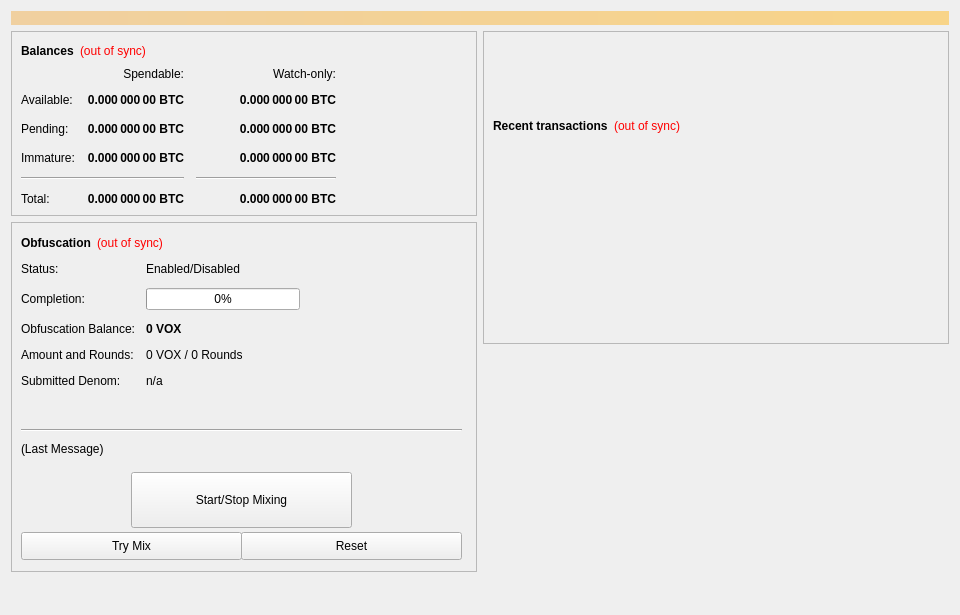
<?xml version="1.0" encoding="UTF-8"?>
<ui version="4.0">
 <class>OverviewPage</class>
 <widget class="QWidget" name="OverviewPage">
  <property name="geometry">
   <rect>
    <x>0</x>
    <y>0</y>
    <width>960</width>
    <height>615</height>
   </rect>
  </property>
  <property name="minimumSize">
   <size>
    <width>960</width>
    <height>0</height>
   </size>
  </property>
  <property name="windowTitle">
   <string>Form</string>
  </property>
  <layout class="QVBoxLayout" name="topLayout">
   <item>
    <widget class="QLabel" name="labelAlerts">
     <property name="visible">
      <bool>false</bool>
     </property>
     <property name="styleSheet">
      <string notr="true">background-color: qlineargradient(x1: 0, y1: 0, x2: 1, y2: 0, stop:0 #F0D0A0, stop:1 #F8D488); color:#000000;</string>
     </property>
     <property name="wordWrap">
      <bool>true</bool>
     </property>
     <property name="margin">
      <number>3</number>
     </property>
    </widget>
   </item>
   <item>
    <layout class="QHBoxLayout" name="horizontalLayout" stretch="1,1">
     <item>
      <layout class="QVBoxLayout" name="verticalLayout_2">
       <item>
        <widget class="QFrame" name="frame">
         <property name="frameShape">
          <enum>QFrame::StyledPanel</enum>
         </property>
         <property name="frameShadow">
          <enum>QFrame::Raised</enum>
         </property>
         <layout class="QVBoxLayout" name="verticalLayout_4">
          <item>
           <layout class="QHBoxLayout" name="horizontalLayout_4">
            <item>
             <widget class="QLabel" name="label_5">
              <property name="font">
               <font>
                <weight>75</weight>
                <bold>true</bold>
               </font>
              </property>
              <property name="text">
               <string>Balances</string>
              </property>
             </widget>
            </item>
            <item>
             <widget class="QLabel" name="labelWalletStatus">
              <property name="cursor">
               <cursorShape>WhatsThisCursor</cursorShape>
              </property>
              <property name="toolTip">
               <string>The displayed information may be out of date. Your wallet automatically synchronizes with the Volix network after a connection is established, but this process has not completed yet.</string>
              </property>
              <property name="styleSheet">
               <string notr="true">QLabel { color: red; }</string>
              </property>
              <property name="text">
               <string notr="true">(out of sync)</string>
              </property>
              <property name="alignment">
               <set>Qt::AlignLeading|Qt::AlignLeft|Qt::AlignVCenter</set>
              </property>
             </widget>
            </item>
            <item>
             <spacer name="horizontalSpacer_3">
              <property name="orientation">
               <enum>Qt::Horizontal</enum>
              </property>
              <property name="sizeHint" stdset="0">
               <size>
                <width>40</width>
                <height>20</height>
               </size>
              </property>
             </spacer>
            </item>
           </layout>
          </item>
          <item>
           <layout class="QGridLayout" name="gridLayout">
            <property name="spacing">
             <number>12</number>
            </property>
            <item row="2" column="2">
             <widget class="QLabel" name="labelWatchPending">
              <property name="font">
               <font>
                <weight>75</weight>
                <bold>true</bold>
               </font>
              </property>
              <property name="cursor">
               <cursorShape>IBeamCursor</cursorShape>
              </property>
              <property name="toolTip">
               <string>Unconfirmed transactions to watch-only addresses</string>
              </property>
              <property name="text">
               <string notr="true">0.000 000 00 BTC</string>
              </property>
              <property name="alignment">
               <set>Qt::AlignRight|Qt::AlignTrailing|Qt::AlignVCenter</set>
              </property>
              <property name="textInteractionFlags">
               <set>Qt::LinksAccessibleByMouse|Qt::TextSelectableByKeyboard|Qt::TextSelectableByMouse</set>
              </property>
             </widget>
            </item>
            <item row="2" column="1">
             <widget class="QLabel" name="labelUnconfirmed">
              <property name="font">
               <font>
                <weight>75</weight>
                <bold>true</bold>
               </font>
              </property>
              <property name="cursor">
               <cursorShape>IBeamCursor</cursorShape>
              </property>
              <property name="toolTip">
               <string>Total of transactions that have yet to be confirmed, and do not yet count toward the spendable balance</string>
              </property>
              <property name="text">
               <string notr="true">0.000 000 00 BTC</string>
              </property>
              <property name="alignment">
               <set>Qt::AlignRight|Qt::AlignTrailing|Qt::AlignVCenter</set>
              </property>
              <property name="textInteractionFlags">
               <set>Qt::LinksAccessibleByMouse|Qt::TextSelectableByKeyboard|Qt::TextSelectableByMouse</set>
              </property>
             </widget>
            </item>
            <item row="3" column="2">
             <widget class="QLabel" name="labelWatchImmature">
              <property name="font">
               <font>
                <weight>75</weight>
                <bold>true</bold>
               </font>
              </property>
              <property name="cursor">
               <cursorShape>IBeamCursor</cursorShape>
              </property>
              <property name="toolTip">
               <string>Staked or masternode rewards in watch-only addresses that has not yet matured</string>
              </property>
              <property name="text">
               <string notr="true">0.000 000 00 BTC</string>
              </property>
              <property name="alignment">
               <set>Qt::AlignRight|Qt::AlignTrailing|Qt::AlignVCenter</set>
              </property>
              <property name="textInteractionFlags">
               <set>Qt::LinksAccessibleByMouse|Qt::TextSelectableByKeyboard|Qt::TextSelectableByMouse</set>
              </property>
             </widget>
            </item>
            <item row="4" column="0" colspan="2">
             <widget class="Line" name="lineSpendableBalance">
              <property name="orientation">
               <enum>Qt::Horizontal</enum>
              </property>
             </widget>
            </item>
            <item row="4" column="2">
             <widget class="Line" name="lineWatchBalance">
              <property name="sizePolicy">
               <sizepolicy hsizetype="Preferred" vsizetype="Fixed">
                <horstretch>0</horstretch>
                <verstretch>0</verstretch>
               </sizepolicy>
              </property>
              <property name="minimumSize">
               <size>
                <width>140</width>
                <height>0</height>
               </size>
              </property>
              <property name="orientation">
               <enum>Qt::Horizontal</enum>
              </property>
             </widget>
            </item>
            <item row="5" column="0">
             <widget class="QLabel" name="labelTotalText">
              <property name="text">
               <string>Total:</string>
              </property>
             </widget>
            </item>
            <item row="3" column="1">
             <widget class="QLabel" name="labelImmature">
              <property name="font">
               <font>
                <weight>75</weight>
                <bold>true</bold>
               </font>
              </property>
              <property name="cursor">
               <cursorShape>IBeamCursor</cursorShape>
              </property>
              <property name="toolTip">
               <string>Staked or masternode rewards that has not yet matured</string>
              </property>
              <property name="text">
               <string notr="true">0.000 000 00 BTC</string>
              </property>
              <property name="alignment">
               <set>Qt::AlignRight|Qt::AlignTrailing|Qt::AlignVCenter</set>
              </property>
              <property name="textInteractionFlags">
               <set>Qt::LinksAccessibleByMouse|Qt::TextSelectableByKeyboard|Qt::TextSelectableByMouse</set>
              </property>
             </widget>
            </item>
            <item row="2" column="3">
             <spacer name="horizontalSpacer_2">
              <property name="orientation">
               <enum>Qt::Horizontal</enum>
              </property>
              <property name="sizeHint" stdset="0">
               <size>
                <width>40</width>
                <height>20</height>
               </size>
              </property>
             </spacer>
            </item>
            <item row="3" column="0">
             <widget class="QLabel" name="labelImmatureText">
              <property name="text">
               <string>Immature:</string>
              </property>
             </widget>
            </item>
            <item row="5" column="1">
             <widget class="QLabel" name="labelTotal">
              <property name="font">
               <font>
                <weight>75</weight>
                <bold>true</bold>
               </font>
              </property>
              <property name="cursor">
               <cursorShape>IBeamCursor</cursorShape>
              </property>
              <property name="toolTip">
               <string>Your current total balance</string>
              </property>
              <property name="text">
               <string notr="true">0.000 000 00 BTC</string>
              </property>
              <property name="alignment">
               <set>Qt::AlignRight|Qt::AlignTrailing|Qt::AlignVCenter</set>
              </property>
              <property name="textInteractionFlags">
               <set>Qt::LinksAccessibleByMouse|Qt::TextSelectableByKeyboard|Qt::TextSelectableByMouse</set>
              </property>
             </widget>
            </item>
            <item row="5" column="2">
             <widget class="QLabel" name="labelWatchTotal">
              <property name="font">
               <font>
                <weight>75</weight>
                <bold>true</bold>
               </font>
              </property>
              <property name="cursor">
               <cursorShape>IBeamCursor</cursorShape>
              </property>
              <property name="toolTip">
               <string>Current total balance in watch-only addresses</string>
              </property>
              <property name="text">
               <string notr="true">0.000 000 00 BTC</string>
              </property>
              <property name="alignment">
               <set>Qt::AlignRight|Qt::AlignTrailing|Qt::AlignVCenter</set>
              </property>
              <property name="textInteractionFlags">
               <set>Qt::LinksAccessibleByMouse|Qt::TextSelectableByKeyboard|Qt::TextSelectableByMouse</set>
              </property>
             </widget>
            </item>
            <item row="0" column="2">
             <widget class="QLabel" name="labelWatchonly">
              <property name="text">
               <string>Watch-only:</string>
              </property>
              <property name="alignment">
               <set>Qt::AlignRight|Qt::AlignTrailing|Qt::AlignVCenter</set>
              </property>
             </widget>
            </item>
            <item row="1" column="0">
             <widget class="QLabel" name="labelBalanceText">
              <property name="text">
               <string>Available:</string>
              </property>
             </widget>
            </item>
            <item row="1" column="1">
             <widget class="QLabel" name="labelBalance">
              <property name="font">
               <font>
                <weight>75</weight>
                <bold>true</bold>
               </font>
              </property>
              <property name="cursor">
               <cursorShape>IBeamCursor</cursorShape>
              </property>
              <property name="toolTip">
               <string>Your current spendable balance</string>
              </property>
              <property name="text">
               <string notr="true">0.000 000 00 BTC</string>
              </property>
              <property name="alignment">
               <set>Qt::AlignRight|Qt::AlignTrailing|Qt::AlignVCenter</set>
              </property>
              <property name="textInteractionFlags">
               <set>Qt::LinksAccessibleByMouse|Qt::TextSelectableByKeyboard|Qt::TextSelectableByMouse</set>
              </property>
             </widget>
            </item>
            <item row="1" column="2">
             <widget class="QLabel" name="labelWatchAvailable">
              <property name="font">
               <font>
                <weight>75</weight>
                <bold>true</bold>
               </font>
              </property>
              <property name="cursor">
               <cursorShape>IBeamCursor</cursorShape>
              </property>
              <property name="toolTip">
               <string>Your current balance in watch-only addresses</string>
              </property>
              <property name="text">
               <string notr="true">0.000 000 00 BTC</string>
              </property>
              <property name="alignment">
               <set>Qt::AlignRight|Qt::AlignTrailing|Qt::AlignVCenter</set>
              </property>
              <property name="textInteractionFlags">
               <set>Qt::LinksAccessibleByMouse|Qt::TextSelectableByKeyboard|Qt::TextSelectableByMouse</set>
              </property>
             </widget>
            </item>
            <item row="2" column="0">
             <widget class="QLabel" name="labelPendingText">
              <property name="text">
               <string>Pending:</string>
              </property>
             </widget>
            </item>
            <item row="0" column="1">
             <widget class="QLabel" name="labelSpendable">
              <property name="text">
               <string>Spendable:</string>
              </property>
              <property name="alignment">
               <set>Qt::AlignRight|Qt::AlignTrailing|Qt::AlignVCenter</set>
              </property>
             </widget>
            </item>
           </layout>
          </item>
         </layout>
        </widget>
       </item>
       <item>
        <widget class="QFrame" name="frameObfuscation">
         <property name="minimumSize">
          <size>
           <width>0</width>
           <height>350</height>
          </size>
         </property>
         <property name="layoutDirection">
          <enum>Qt::LeftToRight</enum>
         </property>
         <property name="frameShape">
          <enum>QFrame::StyledPanel</enum>
         </property>
         <property name="frameShadow">
          <enum>QFrame::Raised</enum>
         </property>
         <widget class="QWidget" name="formLayoutWidget">
          <property name="geometry">
           <rect>
            <x>10</x>
            <y>40</y>
            <width>451</width>
            <height>161</height>
           </rect>
          </property>
          <layout class="QFormLayout" name="formLayout">
           <property name="fieldGrowthPolicy">
            <enum>QFormLayout::AllNonFixedFieldsGrow</enum>
           </property>
           <property name="horizontalSpacing">
            <number>11</number>
           </property>
           <property name="verticalSpacing">
            <number>12</number>
           </property>
           <item row="0" column="0">
            <widget class="QLabel" name="label_6">
             <property name="text">
              <string>Status:</string>
             </property>
            </widget>
           </item>
           <item row="1" column="0">
            <widget class="QLabel" name="label_7">
             <property name="text">
              <string>Completion:</string>
             </property>
            </widget>
           </item>
           <item row="1" column="1">
            <widget class="QProgressBar" name="obfuscationProgress">
             <property name="maximumSize">
              <size>
               <width>154</width>
               <height>16777215</height>
              </size>
             </property>
             <property name="value">
              <number>0</number>
             </property>
            </widget>
           </item>
           <item row="2" column="0">
            <widget class="QLabel" name="labelAnonymizedText">
             <property name="text">
              <string>Obfuscation Balance:</string>
             </property>
            </widget>
           </item>
           <item row="2" column="1">
            <widget class="QLabel" name="labelAnonymized">
             <property name="font">
              <font>
               <weight>75</weight>
               <bold>true</bold>
              </font>
             </property>
             <property name="text">
              <string notr="true">0 VOX</string>
             </property>
            </widget>
           </item>
           <item row="3" column="0">
            <widget class="QLabel" name="label_8">
             <property name="text">
              <string>Amount and Rounds:</string>
             </property>
            </widget>
           </item>
           <item row="3" column="1">
            <widget class="QLabel" name="labelAmountRounds">
             <property name="text">
              <string>0 VOX / 0 Rounds</string>
             </property>
            </widget>
           </item>
           <item row="4" column="0">
            <widget class="QLabel" name="label_9">
             <property name="text">
              <string>Submitted Denom:</string>
             </property>
            </widget>
           </item>
           <item row="4" column="1">
            <widget class="QLabel" name="labelSubmittedDenom">
             <property name="toolTip">
              <string>The denominations you submitted to the Masternode.&lt;br&gt;To mix, other users must submit the exact same denominations.</string>
             </property>
             <property name="text">
              <string>n/a</string>
             </property>
            </widget>
           </item>
           <item row="0" column="1">
            <widget class="QLabel" name="obfuscationEnabled">
             <property name="text">
              <string>Enabled/Disabled</string>
             </property>
            </widget>
           </item>
          </layout>
         </widget>
         <widget class="QPushButton" name="runAutoDenom">
          <property name="geometry">
           <rect>
            <x>251</x>
            <y>17</y>
            <width>1</width>
            <height>1</height>
           </rect>
          </property>
          <property name="palette">
           <palette>
            <active>
             <colorrole role="WindowText">
              <brush brushstyle="SolidPattern">
               <color alpha="255">
                <red>0</red>
                <green>0</green>
                <blue>0</blue>
               </color>
              </brush>
             </colorrole>
             <colorrole role="Button">
              <brush brushstyle="SolidPattern">
               <color alpha="255">
                <red>239</red>
                <green>238</green>
                <blue>238</blue>
               </color>
              </brush>
             </colorrole>
             <colorrole role="Light">
              <brush brushstyle="SolidPattern">
               <color alpha="255">
                <red>255</red>
                <green>255</green>
                <blue>255</blue>
               </color>
              </brush>
             </colorrole>
             <colorrole role="Midlight">
              <brush brushstyle="SolidPattern">
               <color alpha="255">
                <red>247</red>
                <green>246</green>
                <blue>246</blue>
               </color>
              </brush>
             </colorrole>
             <colorrole role="Dark">
              <brush brushstyle="SolidPattern">
               <color alpha="255">
                <red>119</red>
                <green>119</green>
                <blue>119</blue>
               </color>
              </brush>
             </colorrole>
             <colorrole role="Mid">
              <brush brushstyle="SolidPattern">
               <color alpha="255">
                <red>159</red>
                <green>159</green>
                <blue>159</blue>
               </color>
              </brush>
             </colorrole>
             <colorrole role="Text">
              <brush brushstyle="SolidPattern">
               <color alpha="255">
                <red>0</red>
                <green>0</green>
                <blue>0</blue>
               </color>
              </brush>
             </colorrole>
             <colorrole role="BrightText">
              <brush brushstyle="SolidPattern">
               <color alpha="255">
                <red>255</red>
                <green>255</green>
                <blue>255</blue>
               </color>
              </brush>
             </colorrole>
             <colorrole role="ButtonText">
              <brush brushstyle="SolidPattern">
               <color alpha="255">
                <red>0</red>
                <green>0</green>
                <blue>0</blue>
               </color>
              </brush>
             </colorrole>
             <colorrole role="Base">
              <brush brushstyle="SolidPattern">
               <color alpha="255">
                <red>255</red>
                <green>255</green>
                <blue>255</blue>
               </color>
              </brush>
             </colorrole>
             <colorrole role="Window">
              <brush brushstyle="SolidPattern">
               <color alpha="255">
                <red>239</red>
                <green>238</green>
                <blue>238</blue>
               </color>
              </brush>
             </colorrole>
             <colorrole role="Shadow">
              <brush brushstyle="SolidPattern">
               <color alpha="255">
                <red>0</red>
                <green>0</green>
                <blue>0</blue>
               </color>
              </brush>
             </colorrole>
             <colorrole role="AlternateBase">
              <brush brushstyle="SolidPattern">
               <color alpha="255">
                <red>247</red>
                <green>246</green>
                <blue>246</blue>
               </color>
              </brush>
             </colorrole>
             <colorrole role="ToolTipBase">
              <brush brushstyle="SolidPattern">
               <color alpha="255">
                <red>255</red>
                <green>255</green>
                <blue>220</blue>
               </color>
              </brush>
             </colorrole>
             <colorrole role="ToolTipText">
              <brush brushstyle="SolidPattern">
               <color alpha="255">
                <red>0</red>
                <green>0</green>
                <blue>0</blue>
               </color>
              </brush>
             </colorrole>
            </active>
            <inactive>
             <colorrole role="WindowText">
              <brush brushstyle="SolidPattern">
               <color alpha="255">
                <red>0</red>
                <green>0</green>
                <blue>0</blue>
               </color>
              </brush>
             </colorrole>
             <colorrole role="Button">
              <brush brushstyle="SolidPattern">
               <color alpha="255">
                <red>239</red>
                <green>238</green>
                <blue>238</blue>
               </color>
              </brush>
             </colorrole>
             <colorrole role="Light">
              <brush brushstyle="SolidPattern">
               <color alpha="255">
                <red>255</red>
                <green>255</green>
                <blue>255</blue>
               </color>
              </brush>
             </colorrole>
             <colorrole role="Midlight">
              <brush brushstyle="SolidPattern">
               <color alpha="255">
                <red>247</red>
                <green>246</green>
                <blue>246</blue>
               </color>
              </brush>
             </colorrole>
             <colorrole role="Dark">
              <brush brushstyle="SolidPattern">
               <color alpha="255">
                <red>119</red>
                <green>119</green>
                <blue>119</blue>
               </color>
              </brush>
             </colorrole>
             <colorrole role="Mid">
              <brush brushstyle="SolidPattern">
               <color alpha="255">
                <red>159</red>
                <green>159</green>
                <blue>159</blue>
               </color>
              </brush>
             </colorrole>
             <colorrole role="Text">
              <brush brushstyle="SolidPattern">
               <color alpha="255">
                <red>0</red>
                <green>0</green>
                <blue>0</blue>
               </color>
              </brush>
             </colorrole>
             <colorrole role="BrightText">
              <brush brushstyle="SolidPattern">
               <color alpha="255">
                <red>255</red>
                <green>255</green>
                <blue>255</blue>
               </color>
              </brush>
             </colorrole>
             <colorrole role="ButtonText">
              <brush brushstyle="SolidPattern">
               <color alpha="255">
                <red>0</red>
                <green>0</green>
                <blue>0</blue>
               </color>
              </brush>
             </colorrole>
             <colorrole role="Base">
              <brush brushstyle="SolidPattern">
               <color alpha="255">
                <red>255</red>
                <green>255</green>
                <blue>255</blue>
               </color>
              </brush>
             </colorrole>
             <colorrole role="Window">
              <brush brushstyle="SolidPattern">
               <color alpha="255">
                <red>239</red>
                <green>238</green>
                <blue>238</blue>
               </color>
              </brush>
             </colorrole>
             <colorrole role="Shadow">
              <brush brushstyle="SolidPattern">
               <color alpha="255">
                <red>0</red>
                <green>0</green>
                <blue>0</blue>
               </color>
              </brush>
             </colorrole>
             <colorrole role="AlternateBase">
              <brush brushstyle="SolidPattern">
               <color alpha="255">
                <red>247</red>
                <green>246</green>
                <blue>246</blue>
               </color>
              </brush>
             </colorrole>
             <colorrole role="ToolTipBase">
              <brush brushstyle="SolidPattern">
               <color alpha="255">
                <red>255</red>
                <green>255</green>
                <blue>220</blue>
               </color>
              </brush>
             </colorrole>
             <colorrole role="ToolTipText">
              <brush brushstyle="SolidPattern">
               <color alpha="255">
                <red>0</red>
                <green>0</green>
                <blue>0</blue>
               </color>
              </brush>
             </colorrole>
            </inactive>
            <disabled>
             <colorrole role="WindowText">
              <brush brushstyle="SolidPattern">
               <color alpha="255">
                <red>119</red>
                <green>119</green>
                <blue>119</blue>
               </color>
              </brush>
             </colorrole>
             <colorrole role="Button">
              <brush brushstyle="SolidPattern">
               <color alpha="255">
                <red>239</red>
                <green>238</green>
                <blue>238</blue>
               </color>
              </brush>
             </colorrole>
             <colorrole role="Light">
              <brush brushstyle="SolidPattern">
               <color alpha="255">
                <red>255</red>
                <green>255</green>
                <blue>255</blue>
               </color>
              </brush>
             </colorrole>
             <colorrole role="Midlight">
              <brush brushstyle="SolidPattern">
               <color alpha="255">
                <red>247</red>
                <green>246</green>
                <blue>246</blue>
               </color>
              </brush>
             </colorrole>
             <colorrole role="Dark">
              <brush brushstyle="SolidPattern">
               <color alpha="255">
                <red>119</red>
                <green>119</green>
                <blue>119</blue>
               </color>
              </brush>
             </colorrole>
             <colorrole role="Mid">
              <brush brushstyle="SolidPattern">
               <color alpha="255">
                <red>159</red>
                <green>159</green>
                <blue>159</blue>
               </color>
              </brush>
             </colorrole>
             <colorrole role="Text">
              <brush brushstyle="SolidPattern">
               <color alpha="255">
                <red>119</red>
                <green>119</green>
                <blue>119</blue>
               </color>
              </brush>
             </colorrole>
             <colorrole role="BrightText">
              <brush brushstyle="SolidPattern">
               <color alpha="255">
                <red>255</red>
                <green>255</green>
                <blue>255</blue>
               </color>
              </brush>
             </colorrole>
             <colorrole role="ButtonText">
              <brush brushstyle="SolidPattern">
               <color alpha="255">
                <red>119</red>
                <green>119</green>
                <blue>119</blue>
               </color>
              </brush>
             </colorrole>
             <colorrole role="Base">
              <brush brushstyle="SolidPattern">
               <color alpha="255">
                <red>239</red>
                <green>238</green>
                <blue>238</blue>
               </color>
              </brush>
             </colorrole>
             <colorrole role="Window">
              <brush brushstyle="SolidPattern">
               <color alpha="255">
                <red>239</red>
                <green>238</green>
                <blue>238</blue>
               </color>
              </brush>
             </colorrole>
             <colorrole role="Shadow">
              <brush brushstyle="SolidPattern">
               <color alpha="255">
                <red>0</red>
                <green>0</green>
                <blue>0</blue>
               </color>
              </brush>
             </colorrole>
             <colorrole role="AlternateBase">
              <brush brushstyle="SolidPattern">
               <color alpha="255">
                <red>239</red>
                <green>238</green>
                <blue>238</blue>
               </color>
              </brush>
             </colorrole>
             <colorrole role="ToolTipBase">
              <brush brushstyle="SolidPattern">
               <color alpha="255">
                <red>255</red>
                <green>255</green>
                <blue>220</blue>
               </color>
              </brush>
             </colorrole>
             <colorrole role="ToolTipText">
              <brush brushstyle="SolidPattern">
               <color alpha="255">
                <red>0</red>
                <green>0</green>
                <blue>0</blue>
               </color>
              </brush>
             </colorrole>
            </disabled>
           </palette>
          </property>
          <property name="focusPolicy">
           <enum>Qt::NoFocus</enum>
          </property>
          <property name="autoFillBackground">
           <bool>true</bool>
          </property>
          <property name="text">
           <string/>
          </property>
          <property name="flat">
           <bool>true</bool>
          </property>
         </widget>
         <widget class="QPushButton" name="toggleObfuscation">
          <property name="geometry">
           <rect>
            <x>120</x>
            <y>250</y>
            <width>221</width>
            <height>56</height>
           </rect>
          </property>
          <property name="sizePolicy">
           <sizepolicy hsizetype="MinimumExpanding" vsizetype="Fixed">
            <horstretch>0</horstretch>
            <verstretch>0</verstretch>
           </sizepolicy>
          </property>
          <property name="text">
           <string>Start/Stop Mixing</string>
          </property>
         </widget>
         <widget class="Line" name="lineLastMessage">
          <property name="geometry">
           <rect>
            <x>10</x>
            <y>200</y>
            <width>441</width>
            <height>16</height>
           </rect>
          </property>
          <property name="orientation">
           <enum>Qt::Horizontal</enum>
          </property>
         </widget>
         <widget class="QLabel" name="obfuscationStatus">
          <property name="geometry">
           <rect>
            <x>10</x>
            <y>220</y>
            <width>451</width>
            <height>61</height>
           </rect>
          </property>
          <property name="minimumSize">
           <size>
            <width>288</width>
            <height>43</height>
           </size>
          </property>
          <property name="text">
           <string>(Last Message)</string>
          </property>
          <property name="alignment">
           <set>Qt::AlignLeading|Qt::AlignLeft|Qt::AlignTop</set>
          </property>
          <property name="wordWrap">
           <bool>true</bool>
          </property>
         </widget>
         <widget class="QPushButton" name="obfuscationAuto">
          <property name="geometry">
           <rect>
            <x>10</x>
            <y>310</y>
            <width>221</width>
            <height>28</height>
           </rect>
          </property>
          <property name="sizePolicy">
           <sizepolicy hsizetype="MinimumExpanding" vsizetype="Fixed">
            <horstretch>0</horstretch>
            <verstretch>0</verstretch>
           </sizepolicy>
          </property>
          <property name="toolTip">
           <string>Try to manually submit a Obfuscation request.</string>
          </property>
          <property name="text">
           <string>Try Mix</string>
          </property>
         </widget>
         <widget class="QPushButton" name="obfuscationReset">
          <property name="geometry">
           <rect>
            <x>230</x>
            <y>310</y>
            <width>221</width>
            <height>28</height>
           </rect>
          </property>
          <property name="sizePolicy">
           <sizepolicy hsizetype="MinimumExpanding" vsizetype="Fixed">
            <horstretch>0</horstretch>
            <verstretch>0</verstretch>
           </sizepolicy>
          </property>
          <property name="toolTip">
           <string>Reset the current status of Obfuscation (can interrupt Obfuscation if it's in the process of Mixing, which can cost you money!)</string>
          </property>
          <property name="autoFillBackground">
           <bool>false</bool>
          </property>
          <property name="text">
           <string>Reset</string>
          </property>
         </widget>
         <widget class="QWidget" name="layoutWidget">
          <property name="geometry">
           <rect>
            <x>10</x>
            <y>10</y>
            <width>431</width>
            <height>22</height>
           </rect>
          </property>
          <layout class="QHBoxLayout" name="horizontalLayout_5">
           <item>
            <widget class="QLabel" name="label_2">
             <property name="font">
              <font>
               <weight>75</weight>
               <bold>true</bold>
              </font>
             </property>
             <property name="text">
              <string>Obfuscation</string>
             </property>
            </widget>
           </item>
           <item>
            <widget class="QLabel" name="labelObfuscationSyncStatus">
             <property name="toolTip">
              <string>The displayed information may be out of date. Your wallet automatically synchronizes with the Volix network after a connection is established, but this process has not completed yet.</string>
             </property>
             <property name="styleSheet">
              <string notr="true">QLabel { color: red; }</string>
             </property>
             <property name="text">
              <string notr="true">(out of sync)</string>
             </property>
             <property name="alignment">
              <set>Qt::AlignLeading|Qt::AlignLeft|Qt::AlignVCenter</set>
             </property>
            </widget>
           </item>
           <item>
            <spacer name="horizontalSpacer_4">
             <property name="orientation">
              <enum>Qt::Horizontal</enum>
             </property>
             <property name="sizeHint" stdset="0">
              <size>
               <width>40</width>
               <height>20</height>
              </size>
             </property>
            </spacer>
           </item>
          </layout>
         </widget>
        </widget>
       </item>
       <item>
        <spacer name="verticalSpacer">
         <property name="orientation">
          <enum>Qt::Vertical</enum>
         </property>
         <property name="sizeHint" stdset="0">
          <size>
           <width>20</width>
           <height>40</height>
          </size>
         </property>
        </spacer>
       </item>
      </layout>
     </item>
     <item>
      <layout class="QVBoxLayout" name="verticalLayout_3">
       <item>
        <widget class="QFrame" name="frame_2">
         <property name="frameShape">
          <enum>QFrame::StyledPanel</enum>
         </property>
         <property name="frameShadow">
          <enum>QFrame::Raised</enum>
         </property>
         <layout class="QVBoxLayout" name="verticalLayout">
          <item>
           <spacer name="verticalSpacer_3">
            <property name="orientation">
             <enum>Qt::Vertical</enum>
            </property>
            <property name="sizeType">
             <enum>QSizePolicy::Fixed</enum>
            </property>
            <property name="sizeHint" stdset="0">
             <size>
              <width>20</width>
              <height>75</height>
             </size>
            </property>
           </spacer>
          </item>
          <item>
           <layout class="QHBoxLayout" name="horizontalLayout_2">
            <item>
             <widget class="QLabel" name="label_4">
              <property name="font">
               <font>
                <weight>75</weight>
                <bold>true</bold>
               </font>
              </property>
              <property name="text">
               <string>Recent transactions</string>
              </property>
             </widget>
            </item>
            <item>
             <widget class="QLabel" name="labelTransactionsStatus">
              <property name="cursor">
               <cursorShape>WhatsThisCursor</cursorShape>
              </property>
              <property name="toolTip">
               <string>The displayed information may be out of date. Your wallet automatically synchronizes with the Volix network after a connection is established, but this process has not completed yet.</string>
              </property>
              <property name="styleSheet">
               <string notr="true">QLabel { color: red; }</string>
              </property>
              <property name="text">
               <string notr="true">(out of sync)</string>
              </property>
              <property name="alignment">
               <set>Qt::AlignRight|Qt::AlignTrailing|Qt::AlignVCenter</set>
              </property>
             </widget>
            </item>
            <item>
             <spacer name="horizontalSpacer">
              <property name="orientation">
               <enum>Qt::Horizontal</enum>
              </property>
              <property name="sizeHint" stdset="0">
               <size>
                <width>40</width>
                <height>20</height>
               </size>
              </property>
             </spacer>
            </item>
           </layout>
          </item>
          <item>
           <widget class="QListView" name="listTransactions">
            <property name="styleSheet">
             <string notr="true">QListView { background: transparent; }</string>
            </property>
            <property name="frameShape">
             <enum>QFrame::NoFrame</enum>
            </property>
            <property name="verticalScrollBarPolicy">
             <enum>Qt::ScrollBarAlwaysOff</enum>
            </property>
            <property name="horizontalScrollBarPolicy">
             <enum>Qt::ScrollBarAlwaysOff</enum>
            </property>
            <property name="selectionMode">
             <enum>QAbstractItemView::NoSelection</enum>
            </property>
           </widget>
          </item>
         </layout>
        </widget>
       </item>
       <item>
        <spacer name="verticalSpacer_2">
         <property name="orientation">
          <enum>Qt::Vertical</enum>
         </property>
         <property name="sizeType">
          <enum>QSizePolicy::Expanding</enum>
         </property>
         <property name="sizeHint" stdset="0">
          <size>
           <width>20</width>
           <height>40</height>
          </size>
         </property>
        </spacer>
       </item>
      </layout>
     </item>
    </layout>
   </item>
  </layout>
 </widget>
 <resources/>
 <connections/>
</ui>
